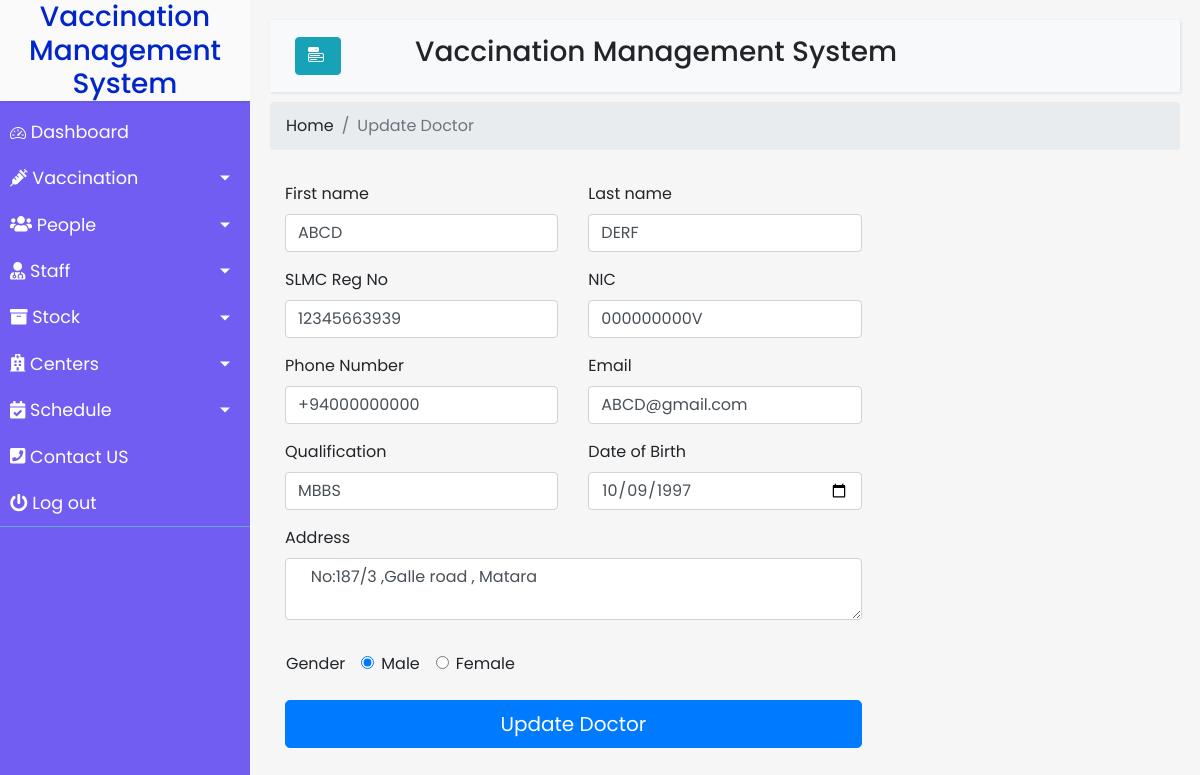
/staff/updateDoctor.php?id=2, run on the app's committed database.
### tables this page shows
CREATE TABLE `doctors` (
  `id` int(20) NOT NULL,
  `firstName` varchar(100) NOT NULL,
  `lastName` varchar(100) NOT NULL,
  `nic` varchar(20) NOT NULL,
  `slmcNumber` varchar(15) NOT NULL,
  `ContactNumber` varchar(15) NOT NULL,
  `email` varchar(100) NOT NULL,
  `qualification` varchar(100) NOT NULL,
  `dob` varchar(50) NOT NULL,
  `address` varchar(255) NOT NULL,
  `gender` varchar(15) NOT NULL
);

### staff/updateDoctor.php (the view, shortened to what this page needs)
<?php
include_once 'database.php';
    $result = mysqli_query($conn,"SELECT * FROM doctors WHERE id='" . $_GET['id'] . "'");
    $row= mysqli_fetch_array($result);
?>
<!DOCTYPE html>
<html>
<head>
    <link rel="stylesheet" href="https://stackpath.bootstrapcdn.com/bootstrap/4.1.0/css/bootstrap.min.css"
>
    <link rel="stylesheet" href="https://cdn.jsdelivr.net/npm/bootstrap-icons@1.5.0/font/bootstrap-icons.css">
    <link rel="stylesheet" href="Homepage.css">
</head>
<body>
    <div class="wrapper">
        <?php include 'navbar.php' ?>
        <div id="content">
            <nav class="navbar navbar-expand-lg navbar-light bg-light">
                <div class="container-fluid">
                    <button type="button" id="sidebarCollapse" class="btn btn-info ">
                        <i class="bi bi-menu-button-fill"></i>
                    </button>
                    <h3 style="margin-right: 30%;">Vaccination Management System</h3>
                </div>
            </nav>
            <nav aria-label="breadcrumb">
                <ol class="breadcrumb">
                    <li class="breadcrumb-item"><a href="#">Home</a></li>
                    <li class="breadcrumb-item active" aria-current="page">Update Doctor</li>
                </ol>
            </nav>
            <div>
                <div class="container">
                    <main>
                        <div class="row py-3">
                            <div class="col-md-7 col-lg-8">
                                <form class="needs-validation" action="" method="POST" onsubmit="return validateDoctor()" novalidate>
                                    <div class="row g-3">
                                        <div class="col-sm-6">
                                            <label for="firstName" class="form-label">First name</label>
                                            <input type="text" class="form-control" id="firstName" name="firstName" placeholder="" value="<?php echo $row['firstName']; ?>" required>
                                            </div>
                                        <div class="col-sm-6">
                                            <label for="lastName" class="form-label">Last name</label>
                                            <input type="text" class="form-control" id="lastName" name="lastName" placeholder=""  value="<?php echo $row['lastName']; ?>" required>
                                        </div>
                                        <div class="col-sm-6 pt-3">
                                            <label for="slmcNumber" class="form-label">SLMC Reg No</label>
                                            <input type="text" class="form-control" id="slmcNumber" name="slmcNumber" placeholder=""  value="<?php echo $row['slmcNumber']; ?>" required>
                                        </div>
                                        <div class="col-sm-6 pt-3">
                                            <label for="nic" class="form-label">NIC</label>
                                            <input type="text" class="form-control" id="nic" name="nic" placeholder="" value="<?php echo $row['nic']; ?>" required>
                                        </div>
                                        <div class="col-sm-6 pt-3">
                                            <label for="ContactNumber" class="form-label">Phone Number</label>
                                            <input type="text" class="form-control" id="ContactNumber" name="ContactNumber" placeholder=""  value="<?php echo $row['ContactNumber']; ?>" required>
                                        </div>
                                        <div class="col-sm-6 pt-3">
                                            <label for="email" class="form-label">Email</label>
                                            <input type="email" class="form-control" id="email" name="email" placeholder="" value="<?php echo $row['email']; ?>" required>
                                        </div>
                                        <div class="col-sm-6 pt-3">
                                            <label for="qualification" class="form-label">Qualification </label>
                                            <input type="text" class="form-control" id="qualification" name="qualification" value="<?php echo $row['qualification']; ?>" required>
                                        </div>
                                        <div class="col-sm-6 pt-3">
                                            <label for="dob" class="form-label">Date of Birth </label>
                                            <input type="date" class="form-control" id="dob" name="dob" value="<?php echo $row['dob']; ?>" required>
                                        </div>
                                        <div class="col-12 pt-3">
                                            <label for="address" class="form-label">Address </label>
                                            <textarea type="text" class="form-control" id="address" name="address" required> <?php echo $row['address']; ?> </textarea>
                                        </div>
                                        <div class="col-12 pt-3">
                                            <div class="my-3 row">
                                                <label for="qualification" class="form-label pr-3 pl-3">Gender
                                                </label>
                                                <div class="form-check pr-3">
                                                    <input id="male" name="gender" value="male" type="radio" class="form-check-input" <?php echo ($row['gender'] == 'male') ? 'checked' : ''; ?> required>
                                                    <label class="form-check-label" for="credit">Male</label>
                                                </div>
                                                <div class="form-check">
                                                    <input id="female" name="gender" value="female" type="radio" class="form-check-input" <?php echo ($row['gender'] == 'female') ? 'checked' : ''; ?> required>
                                                    <label class="form-check-label" for="debit">Female</label>
                                                </div>
                                            </div>
                                        </div>
                                    </div>
                                    <button class="w-100 btn btn-primary btn-lg" type="submit" value="submit" name="submit">Update Doctor</button>
                                </form>
                            </div>
                        </div>
                    </main>
                </div>
            </div>
        </div>
    </div>
</body>
</html>

### staff/Homepage.css (style rules this page uses)
body { font-family: 'Poppins', sans-serif; background: #fafafa; }
a, a:hover, a:focus { color: inherit; text-decoration: none; transition: all 0.3s; }
.navbar { padding: 15px 10px; background: #fff; border: none; border-radius: 0; margin-bottom: 10px; box-shadow: 1px 1px 3px rgba(0, 0, 0, 0.1); }
i, span { display: inline-block; }
.wrapper { display: flex; align-items: stretch; }
#content { width: 100%; padding: 20px; min-height: 100vh; transition: all 0.3s; background-color: #f6f6f6; }

### css/Homepage.css (style rules this page uses)
body { font-family: 'Poppins', sans-serif; background: #fafafa; }
a, a:hover, a:focus { color: inherit; text-decoration: none; transition: all 0.3s; }
.navbar { padding: 15px 10px; background: #fff; border: none; border-radius: 0; margin-bottom: 10px; box-shadow: 1px 1px 3px rgba(0, 0, 0, 0.1); }
i, span { display: inline-block; }
.wrapper { display: flex; align-items: stretch; }
#content { width: 100%; padding: 20px; min-height: 100vh; transition: all 0.3s; background-color: #f6f6f6; }

### data on the page
doctors: firstName "ABCD", lastName "DERF", slmcNumber "12345663939", nic "000000000V", ContactNumber "+94000000000", email "ABCD@gmail.com", qualification "MBBS", dob "10/09/1997", address "No:187/3 ,Galle road , Matara", gender "☑"
